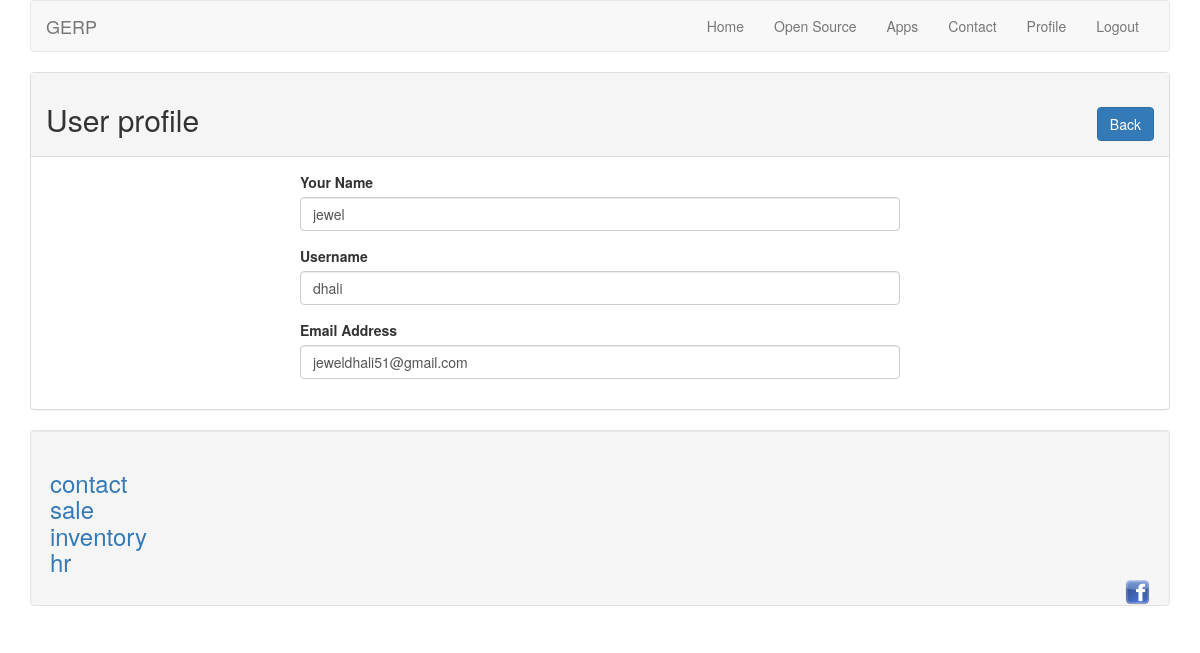
Screenshot of /profile.php?id=6 (signed in) with the database file from the repository.
### tables this page shows
CREATE TABLE `tbl_user` (
  `id` int(11) NOT NULL,
  `name` varchar(255) NOT NULL,
  `username` varchar(255) NOT NULL,
  `email` varchar(255) NOT NULL,
  `password` varchar(255) NOT NULL
);

### lib/User.php (called while the page is built, shortened)
<?php
	include 'Database.php';
	class User{
		private $db;
		public function __construct(){
			$this->db = new Database();
		}
		public function getUserById($id){
			$sql = "SELECT * FROM tbl_user WHERE id = :id LIMIT 1";
			$query = $this->db->pdo->prepare($sql);
			$query-> bindValue(':id', $id);
			$query->execute();
			$result = $query->fetch(PDO::FETCH_OBJ);
			return $result;
		}
	}
?>

### lib/Database.php (called while the page is built)
<?php
	class Database{
		private $hostdb = "localhost";
		private $userdb = "root";
		private $passdb = "";
		private $namedb = "gerp";
		public $pdo;
		public function __construct(){
			if (!isset($this->pdo)) {
				try {
					$link = new PDO("mysql:host=".$this->hostdb."; dbname=".$this->namedb, $this->userdb, $this->passdb);
					$link->setAttribute(PDO::ATTR_ERRMODE, PDO::ERRMODE_EXCEPTION);
					$link->exec("SET CHARACTER SET utf8");
					$this->pdo = $link;
				}catch(PDOException $e){
					die("Failed to connect with database".$e->getMessage());
				}
			}
		}
	}
?>

### profile.php (the view, shortened to what this page needs)
<?php
	include 'lib/User.php';
	include 'inc/header.php';
	?>
	<?php
		if (isset($_GET['id'])) {
			$userid = (int)$_GET['id'];
		}
		$user = new User();
	 ?>
			<div class="panel panel-default">
				<div class="panel-heading">
					<h2>User profile<span class="pull-right"><a class="btn btn-primary" href="index.php">Back</a></span></h2>
				</div>
				<div class="panel-body">
					<div style="max-width:600px; margin:0 auto">
					<?php
						$userdata = $user->getUserById($userid);
						if($userdata){
					?>
						<form action="" method="POST">
							<div class="form-group">
								<label for="name" >Your Name</label>
								<input type="text" id="name" name="name" class="form-control" value="<?php echo $userdata->name; ?>"/>
							</div>
							<div class="form-group">
								<label for="username" >Username</label>
								<input type="text" id="username" name="username" class="form-control" value="<?php echo $userdata->username; ?>"/>
							</div>
							<div class="form-group">
								<label for="Email" >Email Address</label>
								<input type="text" id="email" name="email" class="form-control" value="<?php echo $userdata->email; ?>"/>
							</div>
						</form>
						<?php } ?>
					</div>
				</div>
			</div>
<?php include'inc/footer.php'; ?>

### rows the page displays
tbl_user: name "jewel", username "dhali", email "jeweldhali51@gmail.com"
